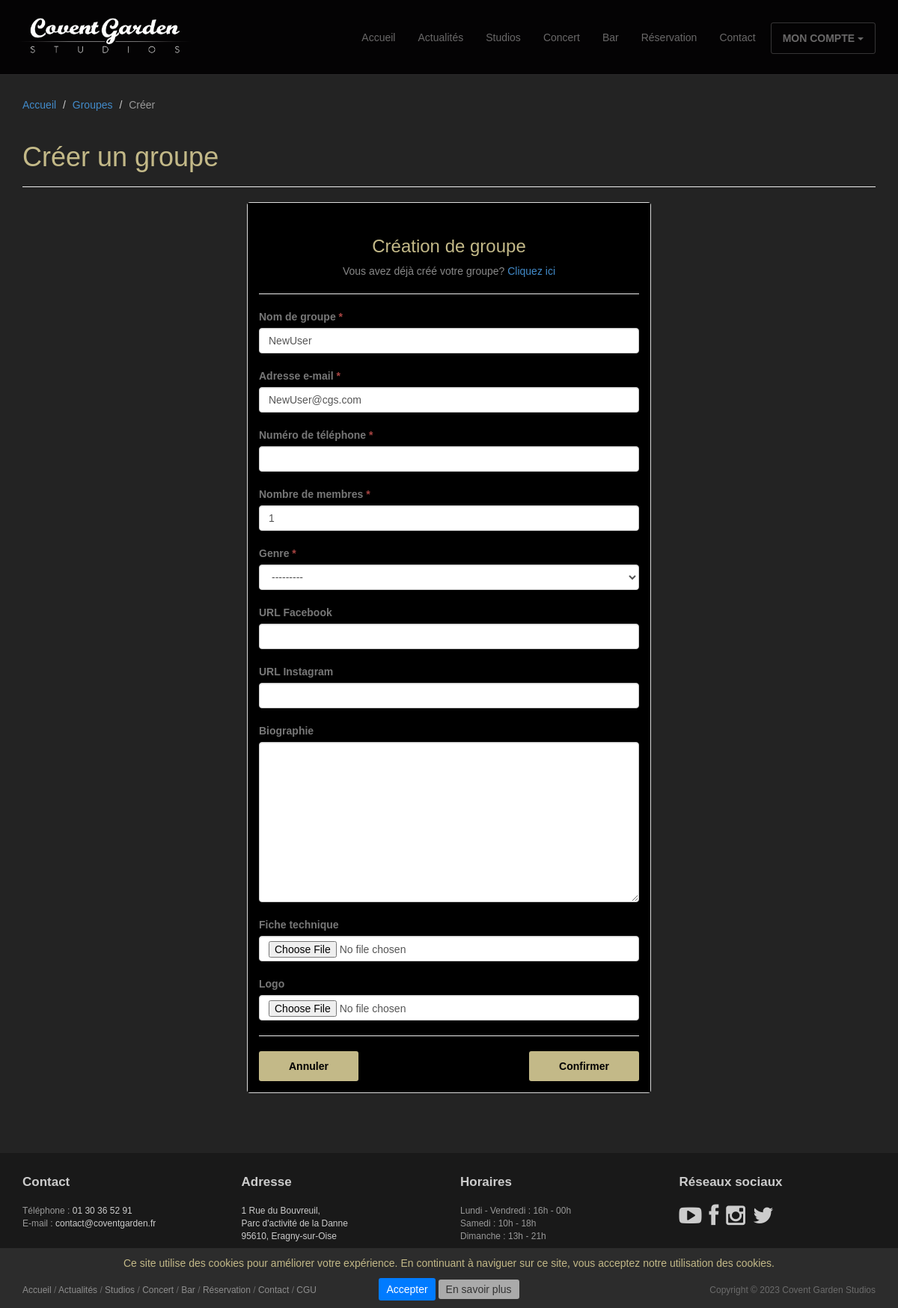
Before: /compte/mes_groupes/ajouter/ (signed in) with the older database file.
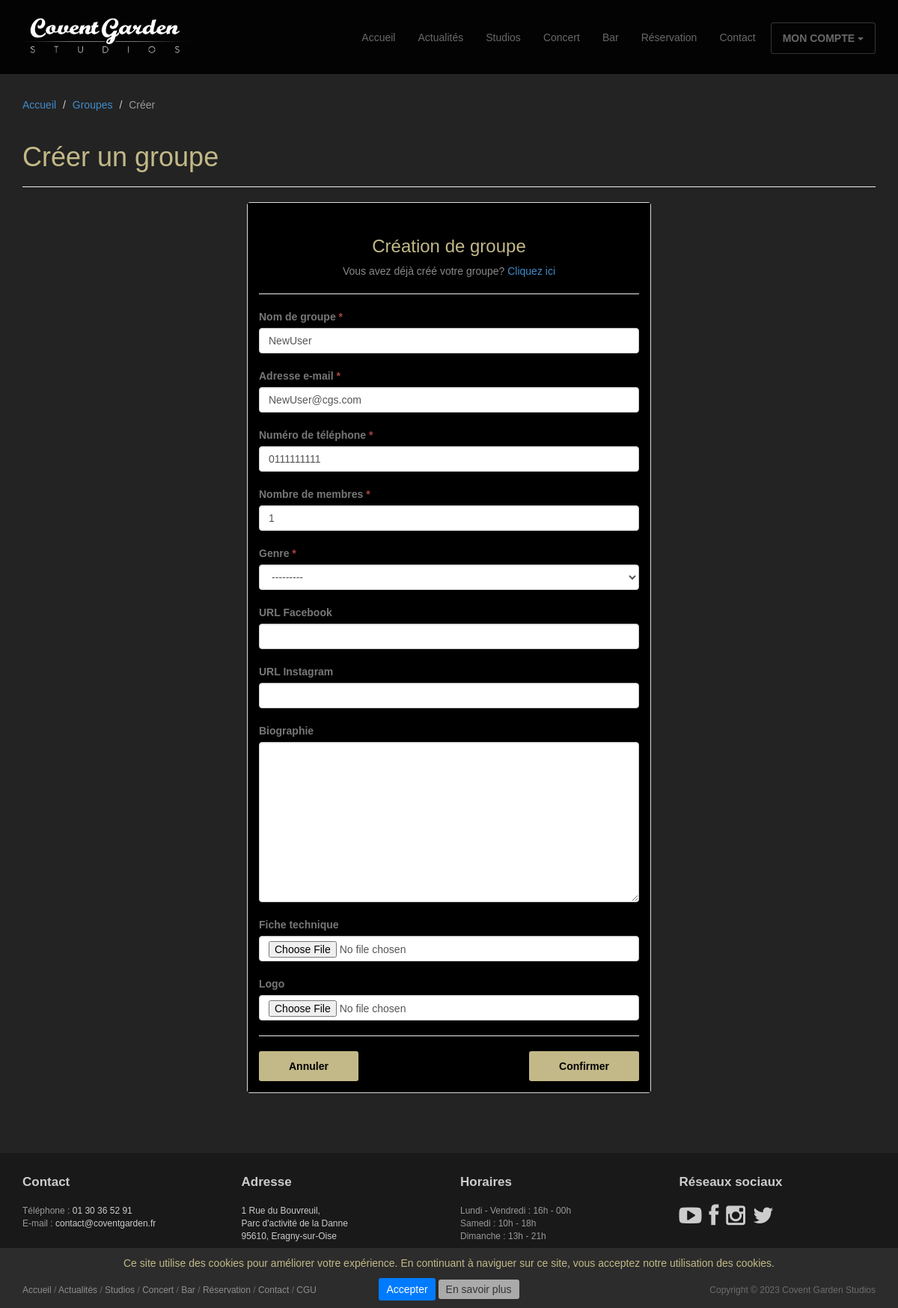
After: the same page with the newer database file.
### studios/models.py (models this page shows, shortened)
class CustomUser(AbstractUser):
    username = MODEL_USERNAME
    email = MODEL_EMAIL
    last_name = MODEL_LAST_NAME
    first_name = MODEL_FIRST_NAME
    phone = MODEL_PHONE
    password = MODEL_PASSWORD
    password_confirm = MODEL_PASSWORD_CONFIRM

### studios/views.py (the view, shortened to what this page needs)
# urls.py: path('compte/mes_groupes/ajouter/', views.GroupCreateView.as_view(), name='groups_create'),
class GroupCreateView(LoginRequiredMixin, View):
    redirect_field_name = ''
    form_class = CustomGroupForm
    template_name = "groups/groups_create.html"
    context = {
        "title": "Créer un groupe",
        "breadcrumb": [
            {"view": "home", "name": "Accueil"},
            {"view": "groups_detail", "name": "Groupes"},
            {"view": None, "name": "Créer"}]
    }
    def get(self, request):
        initial = {
            "name": self.request.user.username,
            "email": self.request.user.email,
            "phone": self.request.user.phone
        }
        self.context["form"] = self.form_class(initial=initial)
        return render(request, self.template_name, self.context)

### studios/forms.py (shortened to what this page needs)
class CustomGroupForm(forms.ModelForm):
    class Meta:
        model = CustomGroup
        fields = '__all__'
        exclude = ('user', 'validated')
    def __init__(self, *args, **kwargs):
        super().__init__(*args, **kwargs)
        for visible in self.visible_fields():
            visible.field.widget.attrs['class'] = 'form-control'

### studios/templates/groups/groups_create.html (shortened to what this page needs)
{% extends 'base/base.html' %}
{% load static %}
{% block header %}
<header id="head" class="secondary"></header>
{% endblock %}
{% block page_header %}
<header class="page-header">
	<h1 class="page-title">{{title}}</h1>
</header>
{% endblock %}
{% block content %}
<form method="post" enctype="multipart/form-data">
	<div class="col-md-6 col-md-offset-3 col-sm-8 col-sm-offset-2">
		<div class="panel panel-default">
			<div class="panel-body">
				<h3 class="thin text-center">Création de groupe</h3>
				<p class="text-center text-muted">Vous avez déjà créé votre groupe? <a href="{% url 'groups_detail' %}">Cliquez ici</a></p>
				<hr>
				{% include "base/base_form.html" %}
				<hr>
				<div class="row">
					<div class="col-lg-6 text-left">
						<form>
							<button class="btn btn-action" type="button" onclick="window.location.href='{% url 'groups_detail' %}'">Annuler</button>
						</form>
					</div>
					<div class="col-lg-6 text-right">
						<button class="btn btn-action" type="submit">Confirmer</button>
					</div>
				</div>
			</div>
		</div>
	</div>
</form>
{% endblock %}

### studios/templates/base/base_form.html (shortened to what this page needs)
{% for field in form %}
	<div class="top-margin">
		<label for="{{ field.id_for_label }}">
			{{ field.label }}
			{% if field.field.required %}<span class="text-danger">*</span>{% endif %}
		</label>
		{{ field }}
	</div>
{% endfor %}

Changed rows visible on the page:
changed CustomUser "NewUser@cgs.com": phone (not shown) → "0111111111"
